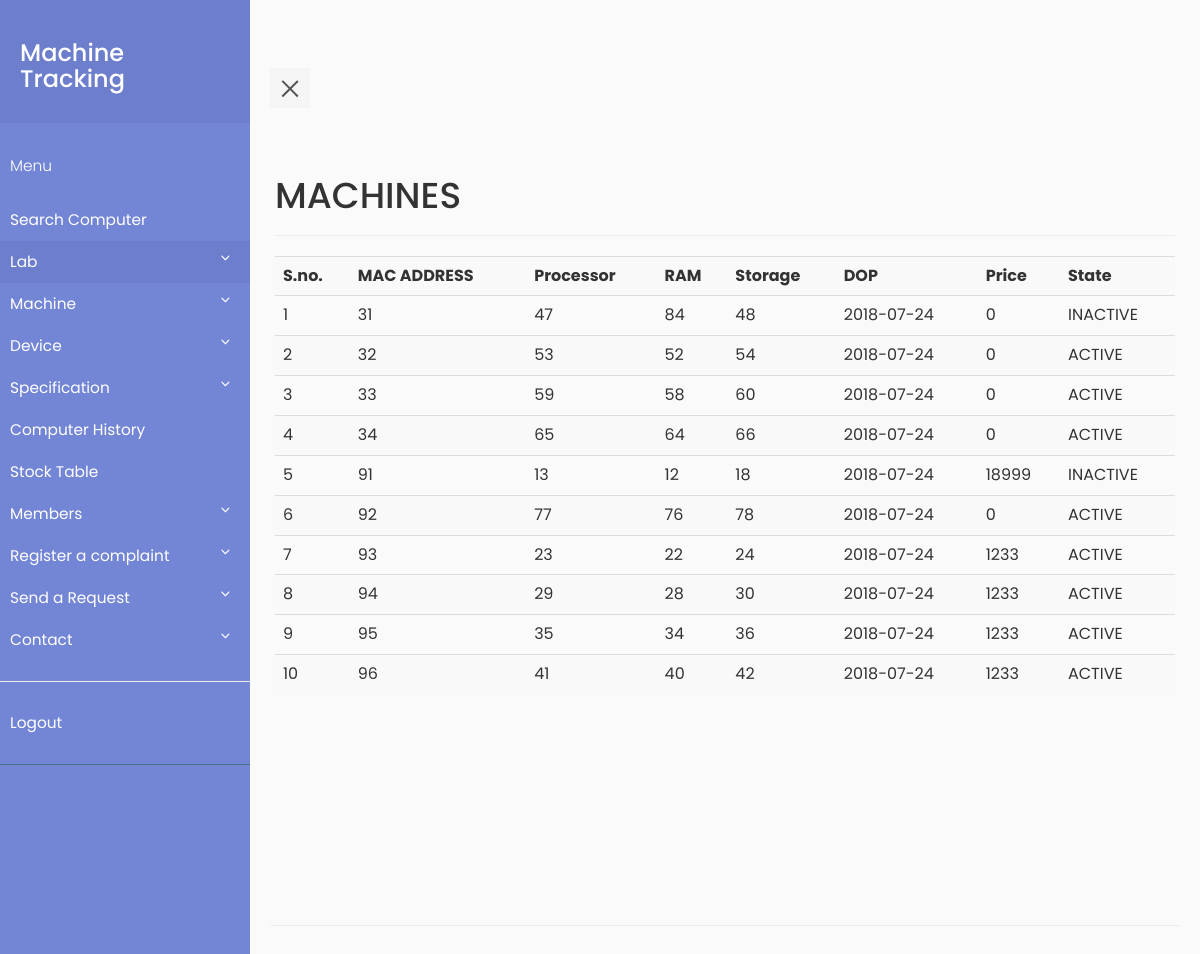
Page /viewpc.php (signed in) on the committed database.
### tables this page shows
CREATE TABLE `machine` (
  `machine_id` int(11) NOT NULL,
  `MAC_ADDR` varchar(30) DEFAULT NULL,
  `processor` int(11) NOT NULL,
  `ram` int(11) NOT NULL,
  `memory` int(11) NOT NULL,
  `DOP` date DEFAULT NULL,
  `price` int(11) DEFAULT NULL,
  `state` varchar(10) DEFAULT NULL,
  `os` varchar(30) DEFAULT NULL,
  `monitor` int(11) NOT NULL,
  `keyboard` int(11) NOT NULL,
  `mouse` int(11) NOT NULL,
  `grn` int(11) NOT NULL
);

### viewpc.php (the view, shortened to what this page needs)
<?php
    require_once "pdo.php";
?>
<html>
<head>
    <link rel="stylesheet" type="text/css" href="https://maxcdn.bootstrapcdn.com/bootstrap/3.3.7/css/bootstrap.min.css" >
    <link rel="stylesheet" type="text/css" href="style5.css">
</head>
<body>
            <div class="wrapper">
     <?php include "navbar.php" ;?>
         <div class="container-fluid row" id="content">
    <div class="page-header">
    <h1>MACHINES</h1>
    </div>
    <?php
        $stmtcnt = $pdo->query("SELECT COUNT(*) FROM machine ");
        $row = $stmtcnt->fetch(PDO::FETCH_ASSOC);
        if($row['COUNT(*)']!=='0')
        {
            $i=1;
            $stmtread = $pdo->query("SELECT * FROM machine ORDER BY MAC_ADDR");
            echo ("<table class=\"table table-striped\">
                <tr> <th>S.no.</th><th>MAC ADDRESS</th><th>Processor</th><th>RAM</th><th>Storage</th><th>DOP</th><th>Price</th> <th>State</th> </tr>");
            while ( $row = $stmtread->fetch(PDO::FETCH_ASSOC) )
            {
                echo ("<tr>");
                echo ("<td>");
                echo($i);
                echo("</td>");
                echo ("<td>");
                echo(htmlentities($row['MAC_ADDR']));
                echo ("</td>");
                echo ("<td>");
                echo(htmlentities($row['processor']));
                echo ("</td>");
                echo ("<td>");
                echo(htmlentities($row['ram']));
                echo ("</td>");
                echo ("<td>");
                echo(htmlentities($row['memory']));
                echo ("</td>");
                echo ("<td>");
                echo(htmlentities($row['DOP']));
                echo ("</td>");
                echo ("<td>");
                echo(htmlentities($row['price']));
                echo ("</td>");
                echo ("<td>");
                echo(htmlentities($row['state']));
                echo ("</td>");
                $i++;
            }
            echo('</table>');
        }
    ?>
    </div>
</body>
</html>

### style5.css (style rules this page uses)
body { font-family: 'Poppins', sans-serif; background: #fafafa; }
.wrapper { display: flex; align-items: stretch; perspective: 1500px; }
#content { padding: 20px; min-height: 100vh; transition: all 0.3s; }

### rows in the picture
machine: MAC_ADDR "31", processor "47", ram "84", memory "48", DOP "2018-07-24", price "0", state "INACTIVE"
machine: MAC_ADDR "32", processor "53", ram "52", memory "54", DOP "2018-07-24", price "0", state "ACTIVE"
machine: MAC_ADDR "33", processor "59", ram "58", memory "60", DOP "2018-07-24", price "0", state "ACTIVE"
machine: MAC_ADDR "34", processor "65", ram "64", memory "66", DOP "2018-07-24", price "0", state "ACTIVE"
machine: MAC_ADDR "91", processor "13", ram "12", memory "18", DOP "2018-07-24", price "18999", state "INACTIVE"
machine: MAC_ADDR "92", processor "77", ram "76", memory "78", DOP "2018-07-24", price "0", state "ACTIVE"
machine: MAC_ADDR "93", processor "23", ram "22", memory "24", DOP "2018-07-24", price "1233", state "ACTIVE"
machine: MAC_ADDR "94", processor "29", ram "28", memory "30", DOP "2018-07-24", price "1233", state "ACTIVE"
machine: MAC_ADDR "95", processor "35", ram "34", memory "36", DOP "2018-07-24", price "1233", state "ACTIVE"
machine: MAC_ADDR "96", processor "41", ram "40", memory "42", DOP "2018-07-24", price "1233", state "ACTIVE"
